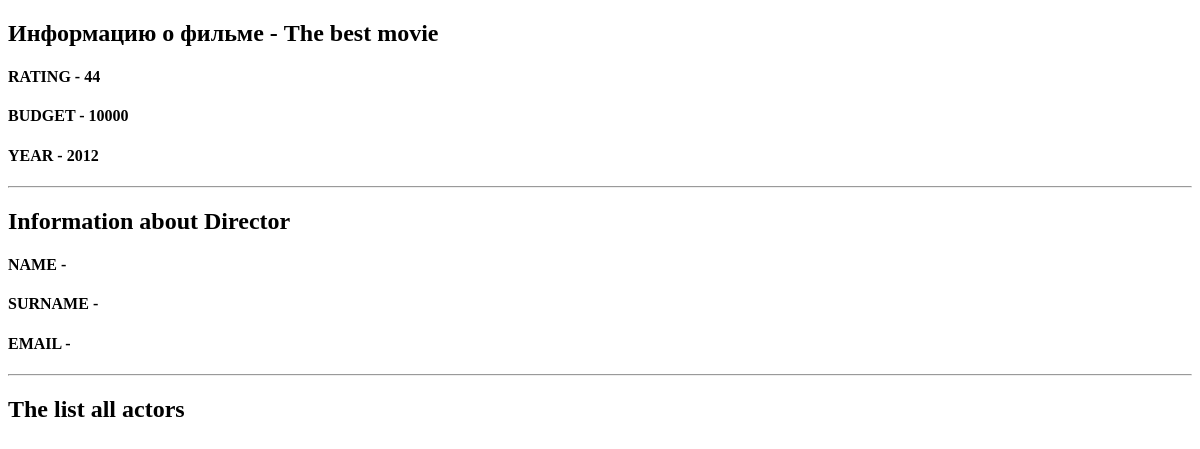
/movie/the-best-movie, run on an earlier commit of the app's database.
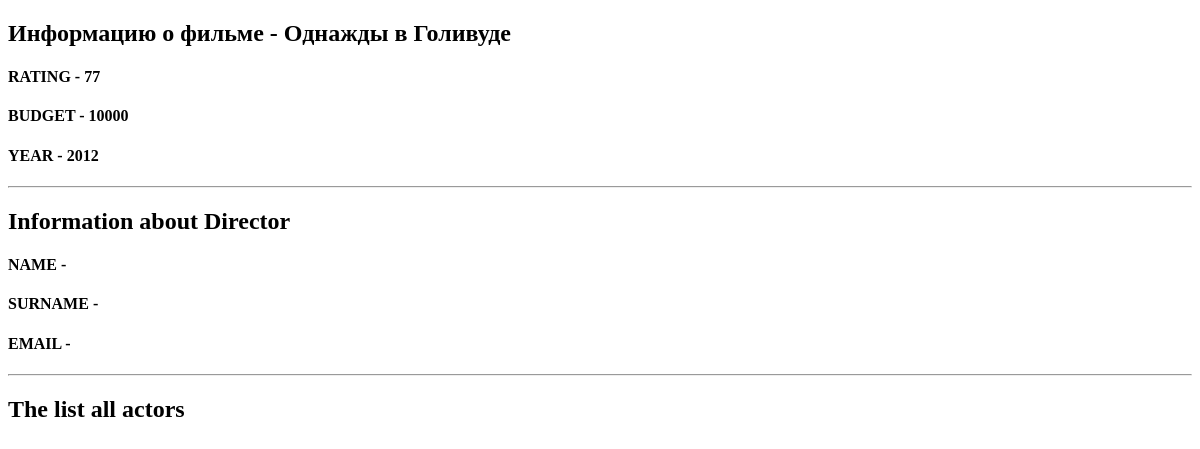
And on a later commit of the database.
### movie_app/models.py (models this page shows, shortened)
class Movie(models.Model):
    EUR = 'EUR'
    USD = 'USD'
    RUB = 'RUB'
    """Поле CHOICES используется, когда есть ограниченое множество элементов (пол, сезон года, )"""
    CURRENCY_CHOICES = [
        (EUR, 'Euro'),
        (USD, 'Dollars'),
        (RUB, 'Rubles'),
    ]
    name = models.CharField(max_length=40)
    rating = models.IntegerField(validators=[MinValueValidator(1), MaxValueValidator(100)])
    year = models.IntegerField(null=True, blank=True)
    budget = models.IntegerField(default=10000, validators=[MinValueValidator(0), MaxValueValidator(10000000)])
    slug = models.SlugField(default='', null=False, db_index=True)
    currency = models.CharField(max_length=3, choices=CURRENCY_CHOICES, default='RUB')
    director = models.ForeignKey(Director, on_delete=models.CASCADE, null=True,
                                 related_name='movies')  # 6.5 про  related_name='movies'
    actors = models.ManyToManyField(Actor)  # 6.5 про movie_set.all
    """Перенаправление фильма на all_movies.html, для создания ссылки"""

### movie_app/views.py (the view)
# urls.py: path('movie/<slug:slug_movie>', views.show_one_movies, name='movie-detail'),
def show_one_movies(request, slug_movie: str):
    movie = Movie.objects.get(slug=slug_movie)
    return render(request, 'movie_app/one_movie.html', {
        'movie': movie,
    })

### movie_app/templates/movie_app/one_movie.html (shortened to what this page needs)
{% extends 'movie_app/base.html' %}
{% block content %}
  <h2> Информацию о фильме - {{movie.name}} </h2>
  <h4> RATING - {{movie.rating}} </h4>
  <h4> BUDGET - {{movie.budget}}</h4>
  <h4> YEAR - {{movie.year}}</h4>
  <hr>
  <h2> Information about Director </h2>
  <h4> NAME - {{ movie.director.name_director }} </h4>
  <h4> SURNAME - {{ movie.director.surname_director }} </h4>
  <h4> EMAIL - {{ movie.director.director_email }} </h4>
  <hr>
  <h2>The list all actors</h2>
{% endblock %}

What changed in the data, as far as the page shows it:
changed Movie: name "The best movie" → "Однажды в Голивуде"; rating "44" → "77"
